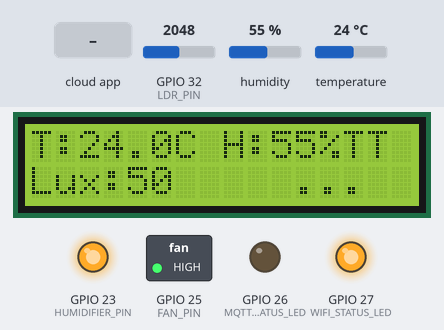
Bench run of a sketch on a simulated ESP32. Parts: 16×2 character LCD, switched loads named in the sketch (green lamp = pin HIGH), output pins drawn as LEDs (lit = HIGH). Inputs (shaded band) come from the test bench; at power-on: humidity 55 %, GPIO 32 (LDR_PIN) = 2048, temperature 24 °C. WiFi joins after 1.5 s; servers stay silent unless stated; no MQTT or app messages arrive unless stated; what the sketch prints to the serial monitor is not drawn.

Above: at 12.8 s.
12.9 s: humidity set to 78 %
At 16.1 s:
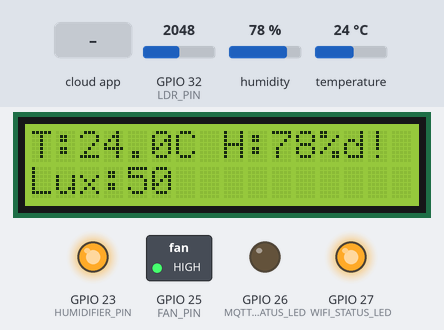
18.5 s: humidity set to 81 %
At 21.2 s:
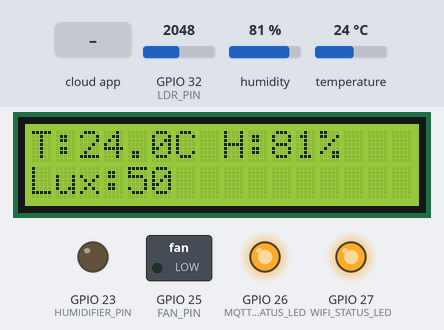
22.2 s: GPIO 32 (LDR_PIN) set to 2866
At 25.3 s:
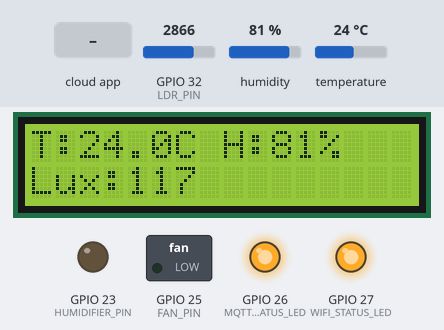
25.7 s: the phone or cloud app sets actuator1 to 1
At 25.78 s:
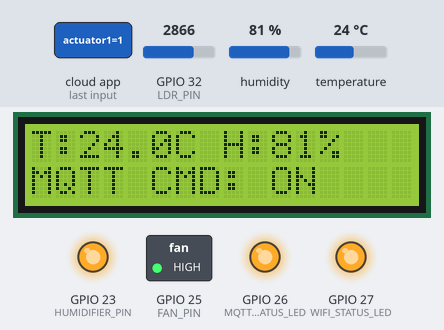
30.3 s: temperature set to 12 °C
At 32.4 s:
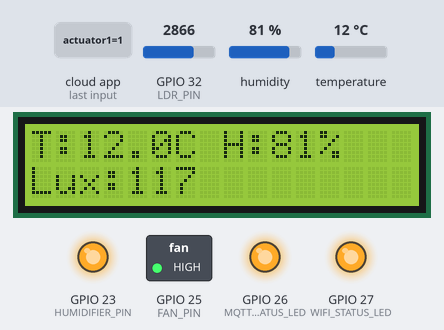
33.6 s: GPIO 32 (LDR_PIN) set to 3603
At 36.11 s:
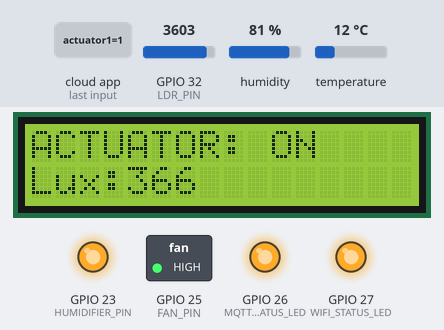
Timing chart, 0 to 36.7 s (numbered marks = the images above; inputs shaded):
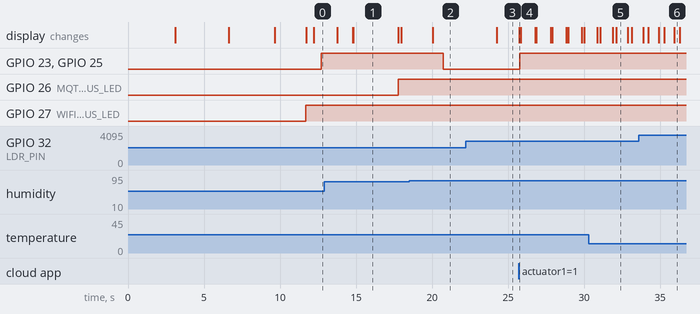

Measured:
- the behaviour switches between 79 and 80 % on humidity (found by bisection; images 1 and 2)
- after the input at 18.5 s, GPIO 23 (HUMIDIFIER_PIN), GPIO 25 (FAN_PIN): HIGH → LOW after 2.2 s; the display: changes after 1.6 s (image 2)
- after the input at 22.2 s, the display: changes after 2.0 s (image 3)
- after the input at 25.7 s, GPIO 23 (HUMIDIFIER_PIN), GPIO 25 (FAN_PIN): LOW → HIGH after 0.07 s; the display: changes at once (image 4)
- after the input at 30.3 s, the display: first differs from a run without the input after 1.8 s (image 5)
- after the input at 33.6 s, the display: first differs from a run without the input after 0.60 s (image 6 shows a later state)
- what the display in image 1 shows lasts 3.0 s, from 14.8 s to 17.8 s

The sketch:

dmms_no_mqtt_with_freeRTOS_TASKS_ADAFRUIT_notfinal.ino
```cpp
#include <Arduino.h>
#include <Wire.h>
#include <LiquidCrystal_I2C.h>
#include "DHT.h"
#include <WiFi.h>
#include <WiFiManager.h>
#include <Adafruit_MQTT.h>
#include <Adafruit_MQTT_Client.h>

// ==== LCD ====
LiquidCrystal_I2C lcd(0x27, 16, 2);

// ==== Pins ====
#define DHTPIN 4
#define DHTTYPE DHT21
#define LDR_PIN 32
#define HUMIDIFIER_PIN 23
#define FAN_PIN 25
#define WIFI_STATUS_LED 27
#define MQTT_STATUS_LED 26

DHT dht(DHTPIN, DHTTYPE);

// ==== WiFi + MQTT Config ====
#define AIO_SERVER      "io.adafruit.com"
#define AIO_SERVERPORT  1883
#define AIO_USERNAME    ""
#define AIO_KEY         ""

WiFiClient client;
Adafruit_MQTT_Client mqtt(&client, AIO_SERVER, AIO_SERVERPORT, AIO_USERNAME, AIO_KEY);

Adafruit_MQTT_Publish tempFeed = Adafruit_MQTT_Publish(&mqtt, AIO_USERNAME "/feeds/temp1");
Adafruit_MQTT_Publish humFeed  = Adafruit_MQTT_Publish(&mqtt, AIO_USERNAME "/feeds/hum1");
Adafruit_MQTT_Publish luxFeed  = Adafruit_MQTT_Publish(&mqtt, AIO_USERNAME "/feeds/lux1");
Adafruit_MQTT_Subscribe actuatorFeed = Adafruit_MQTT_Subscribe(&mqtt, AIO_USERNAME "/feeds/actuator1");

// ==== Shared Values ====
float temperature = NAN;
float humidity = NAN;
float lux = NAN;
bool actuatorCommand = false;

SemaphoreHandle_t sensorMutex;

// ==== MQTT Reconnection ====
void mqttConnect() {
  int8_t ret;

  if (mqtt.connected()) {
    digitalWrite(MQTT_STATUS_LED, HIGH);
    return;
  }

  Serial.print("Connecting to MQTT... ");

  lcd.clear();
  lcd.setCursor(0, 0);
  lcd.print("Connecting MQTT");
  lcd.setCursor(0, 1);
  lcd.print("Please wait...");
  delay(3000);

  while ((ret = mqtt.connect()) != 0) {
    Serial.println(mqtt.connectErrorString(ret));
    Serial.println("Retrying MQTT connection in 5 seconds...");
    mqtt.disconnect();

    lcd.clear();
    lcd.setCursor(0, 0);
    lcd.print("MQTT Failed:");
    lcd.setCursor(0, 1);
    lcd.print(mqtt.connectErrorString(ret));
    digitalWrite(MQTT_STATUS_LED, LOW);
    delay(5000);
  }

  Serial.println("MQTT Connected!");

  lcd.clear();
  lcd.setCursor(0, 0);
  lcd.print("MQTT Connected!");
  delay(3000);
  lcd.clear();
  digitalWrite(MQTT_STATUS_LED, HIGH);
}

// ==== FreeRTOS Task: Keep WiFi Alive ====
void keepWiFiAlive(void *parameter) {
  for (;;) {
    if (WiFi.status() != WL_CONNECTED) {
      WiFi.reconnect();
      digitalWrite(WIFI_STATUS_LED, LOW);
    } else {
      digitalWrite(WIFI_STATUS_LED, HIGH);
    }
    vTaskDelay(10000 / portTICK_PERIOD_MS);
  }
}

// ==== FreeRTOS Task: Keep MQTT Alive ====
void keepMQTTAlive(void *parameter) {
  for (;;) {
    mqttConnect();  // attempt reconnect if disconnected
    vTaskDelay(10000 / portTICK_PERIOD_MS);
  }
}

// ==== Task: Sensor Reading ====
void readSensorsTask(void *parameter) {
  for (;;) {
    float t = dht.readTemperature();
    float h = dht.readHumidity();

    int ldrRaw = analogRead(LDR_PIN);
    float voltage = ldrRaw * (3.3 / 4095.0);
    float resistance = (3.3 - voltage) * 10000.0 / voltage;
    float currentLux = 500 / (resistance / 1000.0);

    xSemaphoreTake(sensorMutex, portMAX_DELAY);
    if (!isnan(t)) temperature = t;
    if (!isnan(h)) humidity = h;
    lux = currentLux;
    xSemaphoreGive(sensorMutex);

    vTaskDelay(2000 / portTICK_PERIOD_MS);
  }
}

// ==== Task: Actuator Control ====
void humidityControlTask(void *parameter) {
  for (;;) {
    xSemaphoreTake(sensorMutex, portMAX_DELAY);
    float hum = humidity;
    xSemaphoreGive(sensorMutex);

    if (actuatorCommand) {
      digitalWrite(HUMIDIFIER_PIN, HIGH);
      digitalWrite(FAN_PIN, HIGH);
      Serial.println("[ACTUATOR] ON via MQTT command");
      lcd.setCursor(0, 0);
      lcd.print("ACTUATOR: ON   ");
    } else {
      if (hum < 80.0) {
        digitalWrite(HUMIDIFIER_PIN, HIGH);
        digitalWrite(FAN_PIN, HIGH);
        Serial.println("[AUTO] Humidity < 80, Actuator ON");
      } else {
        digitalWrite(HUMIDIFIER_PIN, LOW);
        digitalWrite(FAN_PIN, LOW);
        Serial.println("[AUTO] Humidity >= 80, Actuator OFF");
      }
    }
    vTaskDelay(1000 / portTICK_PERIOD_MS);
  }
}

// ==== Task: MQTT Processing & Publishing ====
void mqttTask(void *parameter) {
  unsigned long lastPublish = 0;
  const unsigned long publishInterval = 30000;  // 30 seconds

  for (;;) {
    if (!mqtt.connected()) {
      vTaskDelay(1000 / portTICK_PERIOD_MS);
      continue;
    }

    mqtt.processPackets(100);

    Adafruit_MQTT_Subscribe *subscription;
    while ((subscription = mqtt.readSubscription(100))) {
      if (subscription == &actuatorFeed) {
        actuatorCommand = atoi((char *)actuatorFeed.lastread);
        Serial.print("[MQTT] Received actuator value: ");
        Serial.println(actuatorCommand);
        lcd.setCursor(0, 1);
        lcd.print("MQTT CMD: ");
        lcd.print(actuatorCommand ? "ON " : "OFF");
      }
    }

    if (millis() - lastPublish > publishInterval) {
      xSemaphoreTake(sensorMutex, portMAX_DELAY);
      float t = temperature;
      float h = humidity;
      float l = lux;
      xSemaphoreGive(sensorMutex);

      char tempStr[10];
      char humStr[10];
      char luxStr[10];

      dtostrf(t, 4, 1, tempStr);
      dtostrf(h, 4, 1, humStr);
      dtostrf(l, 4, 1, luxStr);

      tempFeed.publish(tempStr);
      humFeed.publish(humStr);
      luxFeed.publish(luxStr);

      Serial.println("[MQTT] Data published to Adafruit IO");
      lastPublish = millis();
    }

    vTaskDelay(1000 / portTICK_PERIOD_MS);
  }
}

// ==== Setup Function ====
void setup() {
  Serial.begin(115200);
  dht.begin();
  lcd.init();
  lcd.backlight();

  pinMode(HUMIDIFIER_PIN, OUTPUT);
  pinMode(FAN_PIN, OUTPUT);
  pinMode(WIFI_STATUS_LED, OUTPUT);
  pinMode(MQTT_STATUS_LED, OUTPUT);

  WiFi.mode(WIFI_STA);

  // BOOTING MESSAGE
  lcd.clear();
  lcd.setCursor(0, 0);
  lcd.print("DMMS BOOTING...");
  delay(3000);

  // CONNECTING TO WIFI
  lcd.clear();
  lcd.setCursor(0, 0);
  lcd.print("Connecting WiFi");
  lcd.setCursor(0, 1);
  lcd.print("Via WiFiManager");
  delay(2000);

  WiFiManager wm;
  if (!wm.autoConnect("AutoConnectAP", "password")) {
    lcd.clear();
    lcd.setCursor(0, 0);
    lcd.print("WiFi Failed");
    lcd.setCursor(0, 1);
    lcd.print("Starting AP...");
    delay(3000);
  } else {
    lcd.clear();
    lcd.setCursor(0, 0);
    lcd.print("WiFi Connected:");
    lcd.setCursor(0, 1);
    lcd.print(WiFi.SSID());
    delay(3000);
  }

  mqtt.subscribe(&actuatorFeed);
  sensorMutex = xSemaphoreCreateMutex();

  lcd.clear();
  lcd.setCursor(0, 0);
  lcd.print("DMMS Ready");
  delay(2000);
  lcd.clear();

  xTaskCreatePinnedToCore(keepWiFiAlive,      "WiFiMonitor",  4000, NULL, 1, NULL, 1);
  xTaskCreatePinnedToCore(keepMQTTAlive,      "MQTTMonitor",  4000, NULL, 1, NULL, 1);
  xTaskCreatePinnedToCore(readSensorsTask,    "SensorRead",   4000, NULL, 1, NULL, 1);
  xTaskCreatePinnedToCore(humidityControlTask,"Actuation",    3000, NULL, 1, NULL, 1);
  xTaskCreatePinnedToCore(mqttTask,           "MQTT",         6000, NULL, 1, NULL, 1);
}

// ==== Loop Function ====
void loop() {
  xSemaphoreTake(sensorMutex, portMAX_DELAY);
  float t = temperature;
  float h = humidity;
  float l = lux;
  xSemaphoreGive(sensorMutex);

  lcd.setCursor(0, 0);
  lcd.print("T:");
  lcd.print(t, 1);
  lcd.print("C H:");
  lcd.print(h, 0);
  lcd.print("%");

  lcd.setCursor(0, 1);
  lcd.print("Lux:");
  lcd.print(l, 0);
  lcd.print("     ");

  delay(500);
}
```
